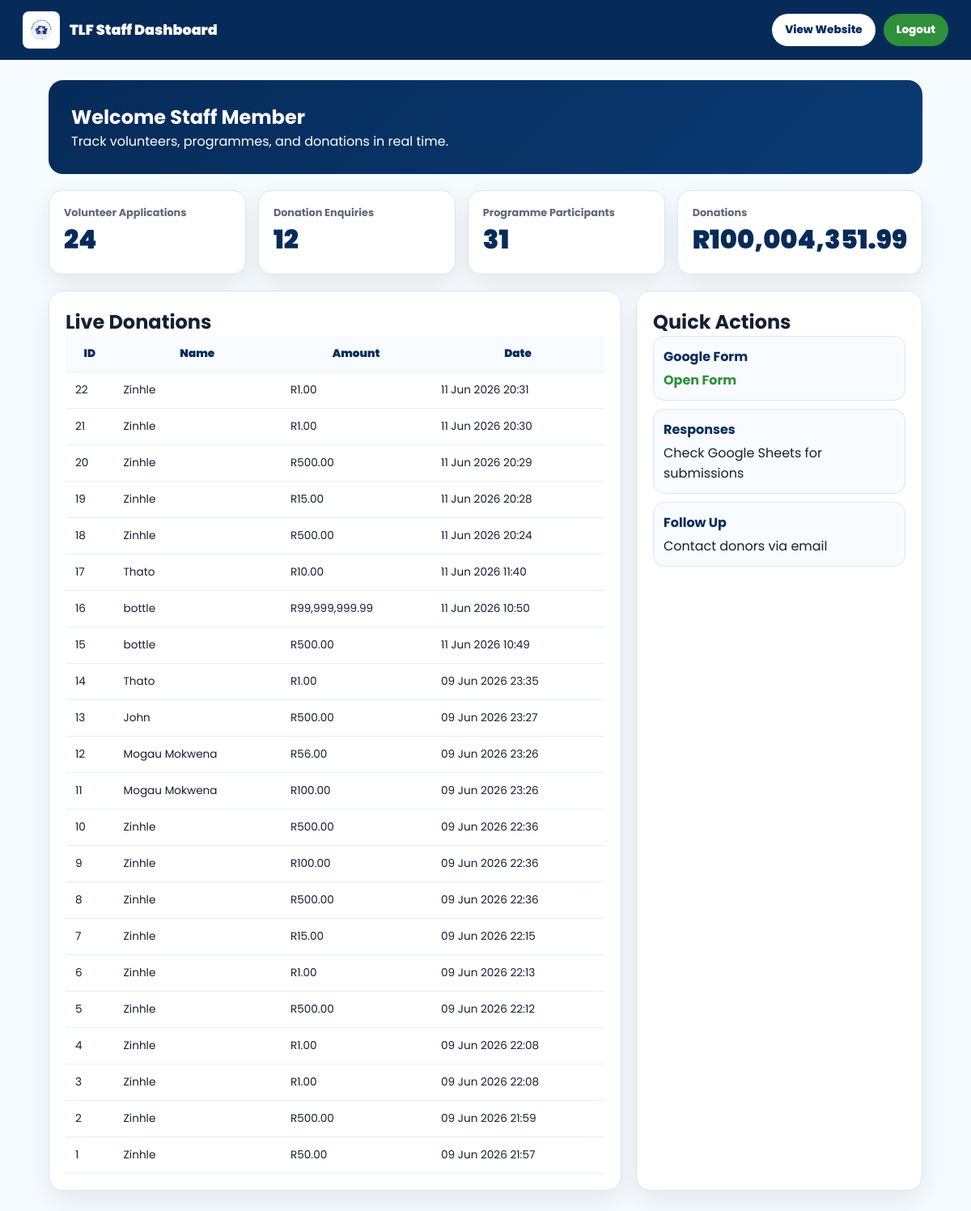
Screenshot of /stuff.php with the database file from the repository.
### tables this page shows
CREATE TABLE `donations` (
  `donation_id` int(11) NOT NULL,
  `name` varchar(100) NOT NULL,
  `amount` decimal(10,2) NOT NULL,
  `donation_date` timestamp NOT NULL DEFAULT current_timestamp() ON UPDATE current_timestamp()
);

### stuff.php (the view, shortened to what this page needs)
<?php
include 'connect.php';
$donations = $conn->query("
    SELECT donation_id, name, amount, donation_date
    FROM donations
    ORDER BY donation_date DESC
");
$totalResult = $conn->query("
    SELECT SUM(amount) AS total
    FROM donations
");
$totalDonations = $totalResult->fetch_assoc()['total'] ?? 0;
?>
<!DOCTYPE html>
<html lang="en">
<head>
</head>
<body>
<header class="topbar">
  <div class="brand">
    <img src="thelogo.png" alt="TLF Logo">
    <h1>TLF Staff Dashboard</h1>
  </div>
  <div class="top-actions">
    <a href="home_dashboard.php" class="site-btn">View Website</a>
    <a href="?logout=1" class="logout-btn">Logout</a>
  </div>
</header>
<main class="container">
<section class="welcome">
  <h2>Welcome Staff Member</h2>
  <p>Track volunteers, programmes, and donations in real time.</p>
</section>
<section class="stats">
  <div class="stat-card">
    <h3>Volunteer Applications</h3>
    <div class="number">24</div>
  </div>
  <div class="stat-card">
    <h3>Donation Enquiries</h3>
    <div class="number">12</div>
  </div>
  <div class="stat-card">
    <h3>Programme Participants</h3>
    <div class="number">31</div>
  </div>
  <div class="stat-card">
    <h3>Donations</h3>
    <div class="number">R<?php echo number_format($totalDonations, 2); ?></div>
  </div>
</section>
<section class="grid">
  <div class="panel">
    <h2>Live Donations</h2>
    <table>
      <tr>
        <th>ID</th>
        <th>Name</th>
        <th>Amount</th>
        <th>Date</th>
      </tr>
      <?php if ($donations && $donations->num_rows > 0): ?>
        <?php while($row = $donations->fetch_assoc()): ?>
          <tr>
            <td><?php echo $row['donation_id']; ?></td>
            <td><?php echo htmlspecialchars($row['name']); ?></td>
            <td>R<?php echo number_format($row['amount'], 2); ?></td>
            <td><?php echo date("d M Y H:i", strtotime($row['donation_date'])); ?></td>
          </tr>
        <?php endwhile; ?>
      <?php else: ?>
        <tr>
          <td colspan="4">No donations found</td>
        </tr>
      <?php endif; ?>
    </table>
  </div>
  <aside class="panel">
    <h2>Quick Actions</h2>
    <div class="quick-item">
      <strong>Google Form</strong>
      <a href="https://forms.gle/G5uPdsZa6APa5qQ98" target="_blank">
        Open Form
      </a>
    </div>
    <div class="quick-item">
      <strong>Responses</strong>
      Check Google Sheets for submissions
    </div>
    <div class="quick-item">
      <strong>Follow Up</strong>
      Contact donors via email
    </div>
  </aside>
</section>
</main>
</body>
</html>

### stuff.php (style rules this page uses)
:root { --navy:#062b59; --navy2:#0a3a73; --green:#2f8f3a; --sky:#eef6fb; --text:#162033; --muted:#5d6877; --line:#dce6ef; --shadow:0 12px 30px rgba(0,0,0,0.08); }
* { margin:0;padding:0;box-sizing:border-box; }
body { font-family:'Poppins',sans-serif;background:#f6fbff;color:var(--text); }
.topbar { background:var(--navy); color:#fff; display:flex; justify-content:space-between; align-items:center; padding:14px 28px; position:sticky; top:0; }
.brand { display:flex;gap:12px;align-items:center; }
.brand img { width:46px;background:#fff;border-radius:8px;padding:4px; }
.brand h1 { font-size:1.1rem;font-weight:900; }
.top-actions { display:flex;gap:10px; }
.site-btn,.logout-btn { padding:10px 16px; border-radius:999px; font-weight:800; text-decoration:none; font-size:0.85rem; }
.site-btn { background:#fff;color:var(--navy); }
.logout-btn { background:var(--green);color:#fff; }
.container { width:min(1100px,90%);margin:25px auto; }
.welcome { background:linear-gradient(135deg,var(--navy),var(--navy2)); color:#fff; padding:28px; border-radius:18px; margin-bottom:20px; }
.stats { display:grid; grid-template-columns:repeat(4,1fr); gap:15px; margin-bottom:20px; }
.stat-card { background:#fff; border:1px solid var(--line); border-radius:16px; padding:18px; box-shadow:var(--shadow); }
.stat-card h3 { font-size:0.8rem; color:var(--muted); }
.stat-card .number { font-size:2rem; font-weight:900; color:var(--navy); }
.grid { display:grid; grid-template-columns:2fr 1fr; gap:18px; }
.panel { background:#fff; border:1px solid var(--line); border-radius:18px; padding:20px; box-shadow:var(--shadow); }
table { width:100%; border-collapse:collapse; }
th,td { padding:12px; border-bottom:1px solid #e8eef5; font-size:0.85rem; }
th { background:#f8fbff; color:var(--navy); font-weight:900; }
.quick-item { background:#f8fbff; border:1px solid var(--line); border-radius:14px; padding:12px; margin-bottom:10px; }
.quick-item strong { display:block; color:var(--navy); margin-bottom:4px; }
.quick-item a { color:var(--green); font-weight:700; text-decoration:none; }

### rows the page displays
donations: donation_id "22", name "Zinhle", amount "1.00", donation_date "11 Jun 2026 20:31"
donations: donation_id "21", name "Zinhle", amount "1.00", donation_date "11 Jun 2026 20:30"
donations: donation_id "20", name "Zinhle", amount "500.00", donation_date "11 Jun 2026 20:29"
donations: donation_id "19", name "Zinhle", amount "15.00", donation_date "11 Jun 2026 20:28"
donations: donation_id "18", name "Zinhle", amount "500.00", donation_date "11 Jun 2026 20:24"
donations: donation_id "17", name "Thato", amount "10.00", donation_date "11 Jun 2026 11:40"
donations: donation_id "16", name "bottle", amount "99,999,999.99", donation_date "11 Jun 2026 10:50"
donations: donation_id "15", name "bottle", amount "500.00", donation_date "11 Jun 2026 10:49"
donations: donation_id "14", name "Thato", amount "1.00", donation_date "09 Jun 2026 23:35"
donations: donation_id "13", name "John", amount "500.00", donation_date "09 Jun 2026 23:27"
donations: donation_id "12", name "Mogau Mokwena", amount "56.00", donation_date "09 Jun 2026 23:26"
donations: donation_id "11", name "Mogau Mokwena", amount "100.00", donation_date "09 Jun 2026 23:26"
donations: donation_id "10", name "Zinhle", amount "500.00", donation_date "09 Jun 2026 22:36"
donations: donation_id "9", name "Zinhle", amount "100.00", donation_date "09 Jun 2026 22:36"
donations: donation_id "8", name "Zinhle", amount "500.00", donation_date "09 Jun 2026 22:36"
donations: donation_id "7", name "Zinhle", amount "15.00", donation_date "09 Jun 2026 22:15"
donations: donation_id "6", name "Zinhle", amount "1.00", donation_date "09 Jun 2026 22:13"
donations: donation_id "5", name "Zinhle", amount "500.00", donation_date "09 Jun 2026 22:12"
donations: donation_id "4", name "Zinhle", amount "1.00", donation_date "09 Jun 2026 22:08"
donations: donation_id "3", name "Zinhle", amount "1.00", donation_date "09 Jun 2026 22:08"
donations: donation_id "2", name "Zinhle", amount "500.00", donation_date "09 Jun 2026 21:59"
donations: donation_id "1", name "Zinhle", amount "50.00", donation_date "09 Jun 2026 21:57"

### other values shown
$totalDonations "100,004,351.99"
